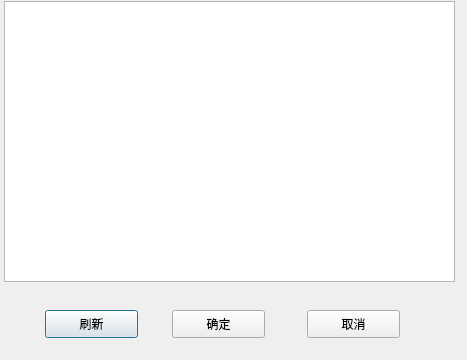
<?xml version="1.0" encoding="UTF-8"?>
<ui version="4.0">
 <class>dialogCom</class>
 <widget class="QDialog" name="dialogCom">
  <property name="geometry">
   <rect>
    <x>0</x>
    <y>0</y>
    <width>467</width>
    <height>360</height>
   </rect>
  </property>
  <property name="windowTitle">
   <string>Dialog</string>
  </property>
  <widget class="QTableView" name="tableView">
   <property name="geometry">
    <rect>
     <x>4</x>
     <y>1</y>
     <width>451</width>
     <height>281</height>
    </rect>
   </property>
  </widget>
  <widget class="QPushButton" name="btnRefresh">
   <property name="geometry">
    <rect>
     <x>45</x>
     <y>310</y>
     <width>93</width>
     <height>28</height>
    </rect>
   </property>
   <property name="text">
    <string>刷新</string>
   </property>
  </widget>
  <widget class="QPushButton" name="btnOk">
   <property name="geometry">
    <rect>
     <x>172</x>
     <y>310</y>
     <width>93</width>
     <height>28</height>
    </rect>
   </property>
   <property name="text">
    <string>确定</string>
   </property>
  </widget>
  <widget class="QPushButton" name="btnCancel">
   <property name="geometry">
    <rect>
     <x>307</x>
     <y>310</y>
     <width>93</width>
     <height>28</height>
    </rect>
   </property>
   <property name="text">
    <string>取消</string>
   </property>
  </widget>
 </widget>
 <resources/>
 <connections/>
</ui>
